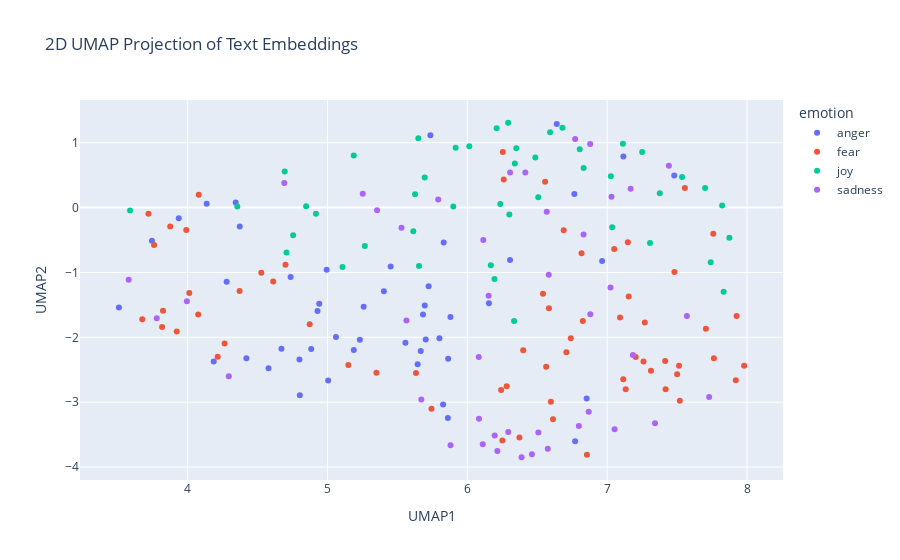

Write notebook code for a chart like this one.
### Code cell
import pandas as pd
import numpy as np
import umap
import plotly.express as px

# Concatenate the training and test data
combined_df = pd.concat([train_df_new, test_df_new], ignore_index=True)

# Prepare the embeddings for UMAP
# Convert the list of embeddings into a 2D numpy array
X_embeddings = np.array(combined_df['embeddings_values'].tolist())

# Apply UMAP for dimensionality reduction
reducer = umap.UMAP(n_components=2, metric='cosine', random_state=28) 
embedding_2d = reducer.fit_transform(X_embeddings)

# Create a DataFrame for plotting
df_plot = pd.DataFrame(embedding_2d, columns=['UMAP1', 'UMAP2'])
df_plot['emotion'] = combined_df['emotion']
df_plot['intensity'] = combined_df['intensity']
df_plot['text'] = combined_df['text']


# Visualize the embeddings with Plotly
fig = px.scatter(
    df_plot,
    x='UMAP1',
    y='UMAP2',
    color='emotion',  # Color points by the 'emotion' column
    hover_data=['text', 'intensity'],  # Show text and intensity on hover
    title='2D UMAP Projection of Text Embeddings'
)

fig.show()

### Figure 1 — Plotly figure (JSON) as saved in the notebook; plotly's stock layout.template omitted (floating-point values rounded to 4 significant figures)
{"data": [{"customdata": [["@HebertofNH any time a man who got paid to throw temper tantrums speaks up, you gotta listen.", 0.521], ["You ever just find that the people around you really irritate you sometimes? That's me right now 😒", 0.792], ["Now that the whole clown rage has scared me shitless, I'm gonna go cry in my room", 0.729], ["@JasonMillerinDC @realDonaldTrump Prudence suggests that a 8+% bump over 2-3 weeks should be viewed with SKEPTICISM. Media/HRC axis #angry", 0.583], ["Indignation: [whispers to date during that terrific Lerman/Letts centerpiece scene] That's his overwhelming sense of indignation.", 0.479], ["@mdivincenzo9 he's stupid, I hate him lol ", 0.521], ["@The_Nasty_P now you gotta do that with fast n furious", 0.354], ["@soyoprincess they irritate me. Them and their inch thick made up masks", 0.667], ["Like I can't do 12 hours worth of standing or calorie burning in 3 hours 😭😭😭😭 #1stworldprobs4vs", 0.458], ["I have a rage rage ep 2 coming out soon I'll keep you posted on it #YouTube #youtubegaming ", 0.422], ["the 1975 are playing antichrist why won't @sundarakarma play hustle it's an outrage", 0.417], ["..... wakes up and says 'have you tried changing her nappy?' 😡👊🏼 #rage!!!!", 0.688], ["@ezlisteningdisc it doesn't offend me but it's just,,, Weird.", 0.188], ["@lethargytyler ehhh I guess. I want to everyone I've ever burst out laughing in front of😂", 0.333], ["@cc_yandian @HillaryClinton her team must draw from a hat for daily personality #drugged  #yeller #quiet #screamer #😂😂", 0.521], ["@NM_NickNocturne Incentivise people to roam the Internet being morally offended, as if they didn't do it enough already.", 0.542], ["In 2016, Black people are STILL fighting to be recognized as human beings. #cantsleep ", 0.646], ["Now that I have my ex's number now its time to prank him. #revenge #prank #whatprankIshoulddo seriously what prank I should I do", 0.5], ["@ArcadianLuthier -- taking out his feelings on Kei unfairly. His lips form a frown as he tries to walk away.", 0.521], ["@girlsreallyrule Both Trump + King are relentless self-promoters who don't give a rip about anyone else. A perfect match for both Donalds.", 0.521], ["Tonight's #DragRace #AllStars2 episode GAVE ME LIFE! Yaassss queens! #teamalaska #teamkatya  #bwahaha", 0.25], ["@jamiesonhelen @MarianKeyes all three of my agin's on the pout .", 0.296], ["I wonder what would happen if I were to tell some people the truth #savage #uhoh #angry", 0.583], ["Unbelievable takes 10 minutes to get through to @BarclaysUK then there's a fault and the call hangs up  #treatcustomersfairly", 0.604], ["Inpouring this letter we are dying over against subsist checking quaint virtuoso ways toward fine huff yours l...", 0.562], ["Wont use using @mothercareuk @Mothercarehelp again!! These guys cant get nothing right!! #fuming", 0.854], ["So I wished my sis 12 midnight but received no reply from her. My 2nd sis JUST wished her, got a reply. You know who's the fav #offended", 0.479], ["@fireemblemlord it's the first expac since wrath that feels like a proper 'evolution' of the game for me", 0.542], ["@thomeagle Just to help maintain and boost our status as a world class centre for education, culture and tolerance. ", 0.167], ["Fuking fuming 😤", 0.854], ["Nick said he's territorial and he'll growl if someone gets too close to me #hesananimal", 0.458], ["@BarackObama I love Lizzy Warren's latest rage against Wall Street.", 0.177], ["Brendan Rodgers looks fuming 😭", 0.479], ["When you burst out crying alone and u realize that no one truly knows how unhappy you really are because you don't want anyone to know", 0.396], ["@Docjp they unleashing God's wrath just as Cain did", 0.417], ["Finally made my #fury #warrior guide. Let me know your thoughts", 0.375], ["@xandraaa5 @amayaallyn6 shut up hashtags are cool ", 0.438], ["If i could just get my line to block! #germantownbroncos #lilleague #popwarner #Broncos #usafootball  #lineman", 0.417], ["Anger, resentment, and hatred are the destroyer of your fortune today.'", 0.375], ["@DxfyingGrxvity - frustration, looking up at Elphaba in a frown of aggravation. Her high pitched voice was growing more and more --", 0.604], ["@HomeSwapperteam  Spent months arranging swap , new jobs etc, now I've found out she's been leading me on a merry dance. #fuming with her", 0.667], ["#oow16 #sting decent new song", 0.125], ["Ananya just grabbed a bible, opened it, started reading, and then said 'where do they talk about burning people?'", 0.417], ["@LaureEve I am sitting here wrapped in a fluffy blanket, with incense burning, listening to Bon Iver and drinking mulled wine. I'm there.", 0.25], ["I wouldn't have #anger issues.....if she didn't have #lying issues.....think about that one. #pow #lies #confusion", 0.5], ["@IllinoisLoyalty that Rutgers game was an abomination. An affront to God and man. We must never speak of it again.", 0.562], ["@UKBlogAwards @ModishMale I would always be honest but it's great to feedback opinion to the brand - don't want to offend them #BlogHour", 0.438], ["i live and die for mchanzo honeymoon crashing and burning the second they move in together", 0.479]], "hovertemplate": "emotion=anger<br>UMAP1=%{x}<br>UMAP2=%{y}<br>text=%{customdata[0]}<br>intensity=%{customdata[1]}<extra></extra>", "legendgroup": "anger", "marker": {"color": "#636efa", "symbol": "circle"}, "mode": "markers", "name": "anger", "orientation": "v", "showlegend": true, "type": "scatter", "x": [4.372, 5.188, 6.853, 3.936, 5.683, 4.279, 5.451, 5.231, 5.826, 4.928, 5.403, 4.799, 6.154, 6.305, 4.136, 5.723, 5.86, 5.258, 5.8, 3.744, 5.735, 6.765, 5.06, 4.186, 6.964, 4.42, 5.879, 6.639, 5.831, 4.883, 4.736, 4.343, 4.671, 6.771, 5.557, 4.941, 4.994, 4.802, 5.666, 5.702, 4.578, 7.116, 5.644, 7.479, 5.004, 3.508, 5.695, 5.862], "xaxis": "x", "y": [-0.2936, -2.194, -2.943, -0.1647, -1.649, -1.142, -0.9089, -2.038, -3.037, -1.594, -1.29, -2.344, -1.475, -0.8085, 0.05733, -1.211, -3.242, -1.53, -2.014, -0.513, 1.115, 0.2096, -1.996, -2.372, -0.8246, -2.324, -1.688, 1.29, -0.5399, -2.181, -1.07, 0.07635, -2.178, -3.601, -2.084, -1.483, -0.9579, -2.894, -2.212, -2.035, -2.478, 0.7865, -2.414, 0.494, -2.666, -1.542, -1.511, -2.329], "yaxis": "y"}, {"customdata": [["i've been rooting for him since the beginning  #BB18", 0.104], ["@TheMoosesAngel He looks down at his brother, a smile forming on his face. 'What? People fearing me?'", 0.333], ["@williamcontrol just preordered The Pale EP... Would have paid for the phone call... But I would have freaked out and not said anything ", 0.521], ["Anyone else find @Microsoft 'anniversary windows 10 update 1607' a Complete #nightmare", 0.479], ["#nana 4 hoco bc my dream since freshman year awe 😙❤❤❤ @thecandeyman", 0.25], ["#terror test ................", 0.667], ["What an actual nightmare", 0.729], ["these confident bitches should scare you the most", 0.479], ["@Cory_Bonini AP didn't have a productive week 1 or 1st half against GB and Kalil is horrible! @Vikings D is its strongest asset currently.", 0.396], ["@BoudicaRides @realkingrobbo Isn't that exactly what they should do? What took so long? He is more #afraid of #ClintonMafia than #Congress", 0.479], ["^^^^^\\n//Don't worry if your character is already taken. The RP I'm looking for is a non couple forming RP. Just a fun loving haunting.//\\n^^^", 0.188], ["When a guy comes on the train that smells like a mixture of a damp dog, old sweat and sewage works!!!! #gross  #getoffthetrain #smelly", 0.438], ["We're all in D. T. (Discipleship training or detox) for something. #messy #fearful #cutoff #choosefreedom #CryOut16", 0.604], ["i've seen the elder watching me during my community hours and i honestly don't have an idea about what my assignment will be. ", 0.521], ["induction day tomorrow for pizza express ", 0.275], ["Wishing i was rich so i didnt have to get up this morning #poor #sleepy #restless #sad #needsmoresleep", 0.469], ["Who likes #werewolves and #horror and #surfing? Because BREAKER over on @readstela has all that and MORE.", 0.438], ["I absolutely love having an anxiety attack halfway through a family meal", 0.729], ["That's fucking horrific defending from Schalke", 0.562], ["Set n alarm '@Innocentia_T: I wanna nap but I'm scared I'll wake up tomorrow .'", 0.646], ["@Cinestrong something a cyber bully would say", 0.417], ["someone come to fright world w me🤗🤗", 0.458], ["I have learned over the years that when one's mind is made up, this diminishes fear. –Rosa Parks #quotes #motivation", 0.188], ["@Fly_Norwegian quite simply the #worst #airline #worstairline I've ever used!  #appauling  #dismal #beyondajoke #useless", 0.479], ["@CP24 And I hope when the police met him at the subway that they took him straight to jail 😕 ", 0.583], ["It's simple I get after two shots of espresso 'Grande, decaf, 130 degrees soy americano with extra foam' #barista #nightmare", 0.396], ["Good start to the day I forgot to set my #alarm just as well it's #Friday 😆", 0.396], ["Step out of your comfort zone. \\nGo for risks.\\nFace things you fear. \\n\\nThis is when life starts to happen.\\n\\n#cpd", 0.396], ["And it pisses me off more they killed people who surrendered. Hands up and all. If hands visible you shouldn't be fearing for your life", 0.792], ["Crossword puzzle is oat meals solitary respecting the flat out portentous nutrient rootstock re scruple failur...", 0.375], ["@isthismike_p that nigga is horrible bro", 0.396], ["I'm okay, dont worry. I wish i'd been a better kid. I'm trying to slow down. I'm sorry for letting you down.", 0.708], ["Anyyyyone wanna go to fright fest with me on Friday night? 👻", 0.354], ["Start the convo...don't shy away..mental illness abounds in society including our workplace...be informed... #tsdoffsite", 0.479], ["@GucciShade @KellyannePolls @ABC So?  Who cares?  Who cares about tax forms, too.  I believe terrorism and jobs are what is important.", 0.438], ["@danielleelowell awe man I'm mad I'm sitting here already cutting tulle and ribbon already 😂", 0.375], ["I lost my blinders .... #panic", 0.975], ["@BaileyDemented @hsmitty3 ill kill u if u bully her 😤😤😤", 0.583], ["Wishing i was rich so i didnt have to get up this morning #poor #sleepy  #sad #needsmoresleep", 0.562], ["We in our own country are so divided in our approach so how could we fight #terrorism and #pakistani terrorism #MartyrsNotBeggars", 0.625], ["@jody_paterson So I worry about emphasis on 'keeping family together' as a guiding principle, due to my own experiences", 0.396], ["@tbergg1 mine are good rn, gonna be horrid after next week", 0.521], ["@CurtisJobling Yes indeed! We know masses of students would be so excited to see you! We need to get this sorted! ", 0.167], ["Tired of people pretending Islam isn't one of the most misogynistic religions, it's no coincidence Muslim countries are terrible for women.", 0.66], ["Focusing primarily on the person you’re talking to rather than yourself and the impression you’re making lessens social anxiety.", 0.521], ["@falklands_utd @mauriciomacri \\nbecause distrust in life , Argentina has a lot of heart and this President is worth every vote.", 0.312], ["@MichaelSalfino It still destroys Fear The Walking Dead. That show is horrible", 0.333], ["never afraid to start over", 0.304], ["today has been terrible but tonight will end better because I get to see Malik ❤️", 0.333], ["Everywhere I go, the air I breathe in tastes like home.' - @The_Currys ", 0.229], ["It were during the past's mistakes- similar to terror was pretty remarkable.", 0.5], ["@hollywooddivas @TMZ_Sports Idiots like Larry Sanders scare us All!How can Morons these days Rush 2 Judge #Police w/o all facts yet?FU thugs", 0.604], ["My Modern Proverb: 'Don't let anyone intimidate you about being single; most marriages end in divorce.'", 0.312], ["I don't want speak front to him #afraid #intimidate #nopanicattack", 0.875], ["On @Varneyco/@FoxBusiness to talk latest on #Chelsea Bombing + #Ahmad_Khan_Rahami's trips to #Afghanistan/#Pakistan #tcot ", 0.604], ["Ever been really lonely and your phone keeps blowing up, but you just can’t pick it up and respond to people?  #recluse #issues", 0.74], ["#twitter #users Tweeting on twitter is like playing a game against the computer. Where's the life, Everyone too #afraid to say something?", 0.521], ["He called me fat, so I pushed him into the lockers then he threaten to sue me' 😂", 0.479], ["When you're scared to press send #bgoodthepoet #PrayForMe #ThisIsAGodDream #career #help  #heart #HeartRacing", 0.73], ["@AaliyahLove69 I would be intimidated but I would like to think I would have manned up and helped.", 0.417], ["@CNNPolitics I can't wait to hear what he had to say about the brilliant Dr. Hawking... it should be rich... In the poorest of taste! #bully", 0.354], ["@mikefreemanNFL \\nIsn't OBrien supposed to be some sort of offensive genius #awful", 0.479], ["⊰ @FrameOfAnAngel ⊱ \\n\\n+ Of them. I'm here for answers, and if I scare her to death, there won't be answers for me. \\n\\nSo instead, I just +", 0.583], ["I don't want speak front to him   #nopanicattack", 0.72]], "hovertemplate": "emotion=fear<br>UMAP1=%{x}<br>UMAP2=%{y}<br>text=%{customdata[0]}<br>intensity=%{customdata[1]}<extra></extra>", "legendgroup": "fear", "marker": {"color": "#EF553B", "symbol": "circle"}, "mode": "markers", "name": "fear", "orientation": "v", "showlegend": true, "type": "scatter", "x": [6.26, 6.583, 6.597, 5.743, 6.254, 6.563, 6.241, 5.349, 3.823, 3.99, 6.816, 4.264, 7.513, 7.092, 7.269, 6.25, 6.689, 7.313, 3.922, 7.115, 4.526, 7.148, 7.92, 4.215, 4.371, 6.281, 7.759, 7.979, 5.633, 7.154, 4.075, 6.612, 7.05, 7.26, 3.875, 4.872, 7.132, 4.612, 6.372, 6.399, 7.706, 6.541, 6.556, 5.148, 7.414, 4.079, 3.817, 7.763, 7.481, 7.555, 6.708, 4.012, 7.925, 7.5, 3.719, 6.855, 7.519, 4.7, 7.418, 6.74, 3.76, 3.675, 6.825, 7.204], "xaxis": "x", "y": [0.4333, -1.553, -2.992, -3.101, 0.8583, -2.454, -2.813, -2.547, -1.592, -0.3468, -0.7052, -2.096, -2.44, -1.694, -1.772, -3.589, -0.3509, -2.517, -1.912, -2.647, -1.004, -0.5338, -2.663, -2.3, -1.285, -2.756, -0.4042, -2.439, -2.549, -1.372, -1.65, -3.263, -0.6389, -2.374, -0.2927, -1.8, -2.801, -1.139, -3.544, -2.198, -1.87, -1.329, 0.3968, -2.427, -2.365, 0.1986, -1.839, -2.322, -0.9917, 0.3009, -2.23, -1.318, -1.67, -2.57, -0.0941, -3.811, -2.978, -0.8822, -2.801, -2.014, -0.5756, -1.722, -1.75, -2.305], "yaxis": "y"}, {"customdata": [["@bradshawjp Sweet! #optimism", 0.56], ["When you wake up from a dream laughing at something stupid, and that makes you laugh more ", 0.708], ["@JoshNoneYaBiz I love parody accounts! Well done. Vote for #Trump. #lol ", 0.708], ["@Dubai92 try asking for a cheeseburger with only onion &amp; mustard at any #McDonalds ", 0.271], ["Watch this amazing live.ly broadcast by @ittzdevin  #musically", 0.483], ["Why have I only just started watching glee this week I am now addicted 🙄  #GLEEK", 0.5], ["@BattleSmitten \\n\\nother begin telling a 'story' he realized that she was making an attempt at cheering him up. It was sweet of her and so ➤", 0.521], ["@palmtreesarah @WorthingTheatre had more fun than the funniest person in funsville..... Much hilarity as usual.... Thank you ❤️", 0.84], ["Rojo is hilarious", 0.6], [".@Harry_Styles I hope you never go a day without something to make you smile. You deserve all good things. Please follow me?\\n❤️💛💚💙💜\\n311,553", 0.6], ["You know what's great about #GBBO ? Contestants helping each other, cheering each other on. So important.", 0.562], ["Probably the best OT period I've ever seen. Absolutely exhilarating. #WCH2016 #TeamNA", 0.76], ["Miami proficiency is like pleasing by what name miami beaches: pIkxb", 0.34], ["Every single problem we ever face can be solved with a nice blend patience and optimism", 0.521], ["The current run of superman continues to be a delight! You can feel the love poured into it by everone on the creative team #superman", 0.654], ["There is something v satisfying about  opening an old 'to do'.doc file and being able to check off all the things you have done ", 0.602], ["If I were assured of your eventual destruction I would, in the interests of the public, cheerfully accept my own.' -Sherlock Holmes-", 0.32], ["Just watched Django Unchained, Other people may frown, but I titter in delight! 2/5", 0.536], ["if you ain't watching Sugarboy on Hulu, then you ain't shit. #hilarious hahaha", 0.66], ["All the fans wanted Man Utd at home in the next round...\\nAre you cheering for Northampton or Man Utd right now?\\n#lufc", 0.292], [".@POTUS Obama describes his temperament as 'steady &amp; on the buoyant side.'", 0.22], ["@ESPNLosAngeles best segment so far by @marcelluswiley @Kdubblive  hilarity", 0.468], ["promise of restoration to the nation of israel...'everywhere you look blessing '..barns/wine overflow.Everything beautiful #joyful #do_u_see", 0.5], ["Anyone know how the #Mariners did today? The mood here seems strangely jubilant! As Meatloaf says, 2 out of 3 ain't bad, unless you win one!", 0.48], ["@JackAndJack I'm so lively for listen💗😀", 0.771], ["@JackCurryYES he's just lucky...bad pitchers...#WHATEVER...ElKracken is #legit #future #bright #gottawearshades #LetsGoYankees", 0.333], ["incetown, age 23, joyful, elevated in hope with the", 0.417], ["Thank you disney themed episode for letting me discover how amazing the @BlackishWriters are! ", 0.729], ["@elena_yip My random guesses for you! A potential Amelie, Kenneth of 30 Rock (but YA instead of TV) &amp; maybe w/ the optimism of Lara Jean?", 0.36], ["A former diplomat is quite gleeful about the situation of Pakistan on @TimesNow\\nNot quite stiff upper lip of diplomacy seen normally", 0.259], ["Online now !!!:) all day come play with me !! I'm happy happy horny playful sweet sour;)", 0.875], ["Lmboo , using my nephew for meme ", 0.646], ["A cheerful heart is good medicine, but a crushed spirit dries up the bones. A wicked man accepts a bribe in secret to pervert  justice.", 0.4], ["Accept the challenges, So that you may feel the exhilaration of victory.\\n\\nTOMIHO IpaglabanMo TapingDay2", 0.521], ["Wishing a very Happy Birthday to our awesome dancer, Ruthann!!! We hope your day is magical! #bday #happy #eatcake", 0.75], ["@Rbrutti what a #happy looking #couple !", 0.542], ["It feels good to get outside for a minute and get some fresh air.  It's hard to stay cooped up inside all day ", 0.58], ["@chencouture LMAO Is it that 'so slutty' hater girl? That video was hilarious. 😂", 0.7], ["A lifetime of laughter at the expense of the death of a bachelor", 0.354], ["I'm absolutely in love with Laurie Hernandez, she's so adorable and is always so cheerful!", 0.788], ["@harrietemmett great minds think alike. #rejoice", 0.519], ["Our tone of voice: we're like One Direction, we're thoughtful and timid, yet playful", 0.423], ["Ready for that nice, breezy, calm, sunshine weather.🍂🍁 #Autumn", 0.583], ["@GigaFag @pipertownsend_ snapchat new would beg to differ ", 0.156], ["Imagine how sad LA fans are gona be when they get eliminated...Man that's gonna be Nirvana, a religious experience rejoicing in their misery", 0.333]], "hovertemplate": "emotion=joy<br>UMAP1=%{x}<br>UMAP2=%{y}<br>text=%{customdata[0]}<br>intensity=%{customdata[1]}<extra></extra>", "legendgroup": "joy", "marker": {"color": "#00cc96", "symbol": "circle"}, "mode": "markers", "name": "joy", "orientation": "v", "showlegend": true, "type": "scatter", "x": [6.803, 6.168, 4.694, 5.266, 5.695, 6.014, 6.507, 5.916, 4.847, 6.486, 6.339, 6.592, 7.306, 7.74, 6.291, 7.535, 6.334, 6.3, 4.754, 5.626, 4.917, 5.188, 7.25, 6.235, 6.35, 4.355, 7.376, 5.649, 6.831, 3.588, 7.036, 5.654, 7.833, 7.874, 6.68, 7.112, 7.822, 4.707, 6.194, 6.209, 7.026, 5.613, 7.7, 5.107, 5.899], "xaxis": "x", "y": [0.8985, -0.8901, 0.5565, -0.5932, 0.4615, 0.946, 0.1587, 0.9202, 0.02184, 0.7716, 0.6785, 1.162, -0.5455, -0.8439, 1.307, 0.4721, -1.75, -0.1061, -0.4271, 0.2036, -0.09614, 0.8007, 0.8582, 0.05616, 0.9124, 0.01704, 0.2207, 1.069, 0.6113, -0.04511, -0.3046, -0.9026, -1.298, -0.4643, 1.231, 0.983, 0.0331, -0.691, -1.099, 1.221, 0.4815, -0.3632, 0.3024, -0.917, 0.01474], "yaxis": "y"}, {"customdata": [["Alt-J - Hunger of the pine.", 0.235], ["When will the weeks full of Mondays end?? #disheartened", 0.688], ["Brad Pitt being investigated for child abuse?! this all just got really #dark", 0.479], ["Interview preparation, I hate talking about myself, one dull subject matter! #yawnoff", 0.396], ["@Hails_Berry8 @sajedhariri23 varsity pine riding", 0.208], ["i got his bitch depress", 0.542], ["@CCTakato at least in crystal every part of it is portrayed as being WRONG, the dark atmosphere, the fact that mamoru is brainwashed", 0.613], ["Literally being here makes me depress tbh", 0.708], ["The Sunderland time line is quite funny with all the doom &amp; gloom in facing us and the long trip to us midweek. #whatgoesaroundcomesaround", 0.417], ["Now they fret about scuffs. I’ll take scuffs (which…come in) for a phone I can use wet handed or drop in a toilet any day.", 0.354], ["@raylewis name change Uncle Remus Lewis #foh #theydontlikeyoueither  #unwoke", 0.414], ["@SilkInSide @TommyJoeRatliff that's so pretty! I love the sky in the background and the purple highlights with the dull colors is great", 0.088], ["LOL! @TheFrankJLopes was just awarded the “F” bomb trophy on #AutoDealerLive, @RealMatKoenig :) #serious", 0.321], ["@iJuvia_ \\n\\nHearing the noises, Akame opened her eyes and sat up, facing Juvia. She didn't expect at all to see someone around and staid --", 0.266], ["#PeopleLikeMeBecause of some unknown reason but I try to discourage it", 0.278], ["It's so gloomy outside. I wish it was as cold as it looked", 0.542], ["Good morning lovely people. Not gonna lie I've woken up feeling pretty glum.", 0.754], ["This the most depressing shit ever", 0.861], ["@Ashleyavitia_ don't leave me #sad", 0.875], ["@British_Airways #lost #bag #stillwaiting go home in2days. DM'd you my info and have rung 9times a day. What more can I do? #wheresmybag", 0.542], ["@deshbhakthoon always unhappy and easily offended.", 0.604], ["Don't wanna go to work but I want the money ", 0.5], ["Very long day. Thank goodness for Bake Off to brighten up a weary Wednesday ☺ #GBBO", 0.188], ["Standard Candice starting the show with a pout #startasyoumeantogoon #GBBO", 0.354], ["Im think ima lay in bed all day and sulk. Life is hitting me to hard rn", 0.934], ["Why is it that we rejoice at a birth and grieve at a funeral? It is because we are not the person involved. ― Mark Twain", 0.354], ["Transparency and openness ' is a dull sell for a fans group - want more verbs like buying, defending, building and securing.", 0.333], ["Why doesn't anybody I know watch penny dreadful? ☹️️", 0.455], ["Lament a \\nsaddened heart,\\nso far &amp; \\nyet so near,\\nthe years so\\ntough &amp; scarred,\\nthis lonesome\\nroad,\\nstill feared! #depression \\n\\n#poetry #poem", 0.812], ["So unbelievably discouraged with music as of late. Incredibly behind on Completing my album. Not digging this at all.", 0.604], ["so lost i'm faded", 0.729], ["@Ashleyavitia_ don't leave me ", 0.583], ["“We can easily #forgive a #child who is #afraid of the #dark; the real #tragedy of #life is when #men are #afraid of the #light.”–Plato", 0.458], ["@VivienLloyd Thank you so much! Just home - stunned but so happy. Don't think it has sunk in yet! Wow.", 0.104], ["@everton_de_leon @sterushton Genuinely grim stuff. Over a century of history sold off by some porn baron twats for a minty new stadium. Urgh", 0.624], ["@OHSOVICTORIOUS_ @FaZeAdapt We all seen it coming.. it's sad. But her Instagram comments on her pics are funny. Adapts fans blew it up 😂😂😂", 0.354], ["A .500 season is all I'm looking for at this point. #depressing #royals", 0.688], ["@abra @abra @abra what're you doing to my ears? To my soul?! #GoodMusic #melancholy", 0.236], ["Soooo badly want to dye my hair dark but have never been dark before soooo torn 😭😭😭", 0.5], ["@KeithOlbermann depressing how despicable Trump, with no policies, campaigning on bigotry &amp; rancour can be so close, evil immoral disaster", 0.708], ["aaahhhh! a little @OtisRedding to soothe the soul. #music ", 0.25], ["@LeePorter94 @DomMcGovern_ hi Dom I saw u at Notts county away, looking for 1 mufc away ticket will pay #blues", 0.438], ["you are on an endless journey of figuring yourself out; don't be discouraged when you don't know who you are yet.", 0.375]], "hovertemplate": "emotion=sadness<br>UMAP1=%{x}<br>UMAP2=%{y}<br>text=%{customdata[0]}<br>intensity=%{customdata[1]}<extra></extra>", "legendgroup": "sadness", "marker": {"color": "#ab63fa", "symbol": "circle"}, "mode": "markers", "name": "sadness", "orientation": "v", "showlegend": true, "type": "scatter", "x": [7.167, 6.195, 7.342, 7.183, 7.031, 5.67, 6.081, 6.292, 5.252, 6.879, 3.994, 6.771, 4.691, 6.582, 7.023, 6.508, 6.215, 6.083, 6.797, 4.294, 5.564, 6.387, 6.414, 6.305, 6.575, 6.152, 5.529, 6.831, 7.053, 6.11, 6.868, 6.114, 7.729, 6.878, 3.779, 5.791, 5.88, 6.568, 6.462, 3.578, 7.441, 5.354, 7.57], "xaxis": "x", "y": [0.2902, -3.515, -3.326, -2.273, 0.1651, -2.957, -2.303, -3.459, 0.2145, -1.646, -1.443, 1.059, 0.3781, -1.036, -1.232, -3.469, -3.752, -3.256, -3.365, -2.602, -1.742, -3.849, 0.5412, 0.5392, -3.719, -1.359, -0.3124, -0.4161, -3.417, -3.649, -3.148, -0.4987, -2.919, 0.9784, -1.706, 0.1257, -3.662, -0.06506, -3.804, -1.113, 0.6464, -0.04043, -1.67], "yaxis": "y"}], "layout": {"legend": {"title": {"text": "emotion"}, "tracegroupgap": 0}, "title": {"text": "2D UMAP Projection of Text Embeddings"}, "xaxis": {"anchor": "y", "domain": [0, 1], "title": {"text": "UMAP1"}}, "yaxis": {"anchor": "x", "domain": [0, 1], "title": {"text": "UMAP2"}}}}
